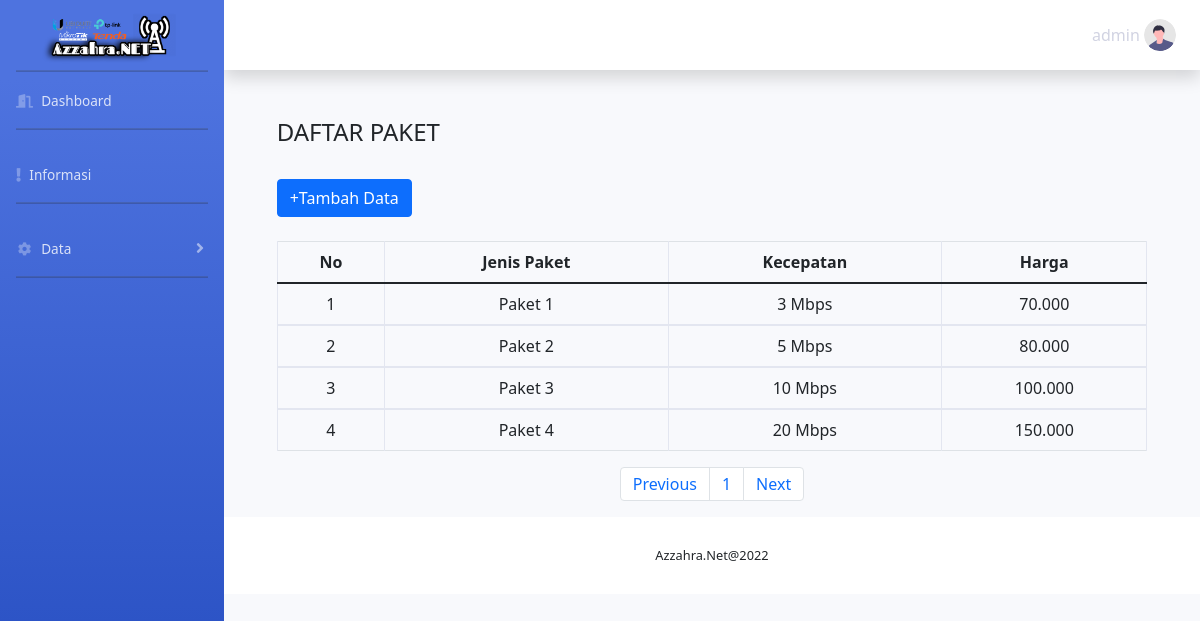
The page /paket.php (signed in) on the database its author committed.
### tables this page shows
CREATE TABLE `paket` (
  `id_paket` int(10) NOT NULL,
  `jenis_paket` varchar(10) NOT NULL,
  `kecepatan` varchar(10) NOT NULL,
  `harga` varchar(100) NOT NULL
);

### paket.php (the view, shortened to what this page needs)
<?php include("layout/header.php"); ?>
<?php include("layout/sidebar.php"); ?>
<?php include("layout/topbar.php"); ?>
<html>
<head>
    <link rel="stylesheet" href="css/bootstrap.min.css">
</head>
<body>
    <div class="container col-md-11">
    <br>
     <h4>DAFTAR PAKET</h4>
        <br>
        <a href="create_paket.php" class="btn btn-primary" role="button">+Tambah Data</a><br>
        <table class="table table-bordered table-hover">
            <br>
            <thead>
                <tr align="center">
                   <th>No</th>
                    <th>Jenis Paket</th>
                    <th>Kecepatan</th>
                    <th>Harga</th>
                </tr>
            </thead>
            <?php
            include 'koneksi.php';
            $batas = 5;
            $halaman = isset($_GET['halaman'])?(int)$_GET['halaman'] : 1;
            $halaman_awal = ($halaman>1) ? ($halaman * $batas) - $batas : 0;
            $previous = $halaman - 1;
            $next = $halaman + 1;
            $sql=mysqli_query($kon, "select*from paket order by id_paket desc");
            $jumlah_data = mysqli_num_rows($sql);
            $total_halaman = ceil($jumlah_data / $batas);
            $hasil=mysqli_query($kon, "select*from paket limit $halaman_awal, $batas");
            $no= $halaman_awal+1;
            while ($data = mysqli_fetch_array($hasil)) {
                ?>
                <tbody>
                    <tr align="center">
                        <td><?php echo $no++;?></td>
                        <td><?php echo $data["jenis_paket"]; ?></td>
                        <td><?php echo $data["kecepatan"]; ?></td>
                        <td><?php echo $data["harga"]; ?></td>
                    </tr>
                </tbody>
                <?php
            }
            ?>
        </table>
        <nav>
            <ul class="pagination justify-content-center">
                <li class="page-item">
                    <a class="page-link" <?php if($halaman > 1){echo "href ='?halaman=$previous'";} ?>>Previous</a>
                </li>
                <?php
                for ($x=1; $x<=$total_halaman; $x++) {
                    ?>
                    <li class="page-item"><a class="page-link" href="?halaman=<?php echo $x ?>"><?php echo $x; ?></a></li>
                    <?php
                }
                ?>
                <li class="page-item">
                    <a class="page-link" <?php if($halaman < $total_halaman){echo "href='?halaman=$next'";} ?>>Next</a>
                </li>
            </ul>
        </nav>
</div>
</body>
</html>
<?php include("layout/footer.php"); ?>

### rows shown on the page
paket: jenis_paket "Paket 1", kecepatan "3 Mbps", harga "70.000"
paket: jenis_paket "Paket 2", kecepatan "5 Mbps", harga "80.000"
paket: jenis_paket "Paket 3", kecepatan "10 Mbps", harga "100.000"
paket: jenis_paket "Paket 4", kecepatan "20 Mbps", harga "150.000"

### other values the page prints
$_SESSION['username'] "admin"
